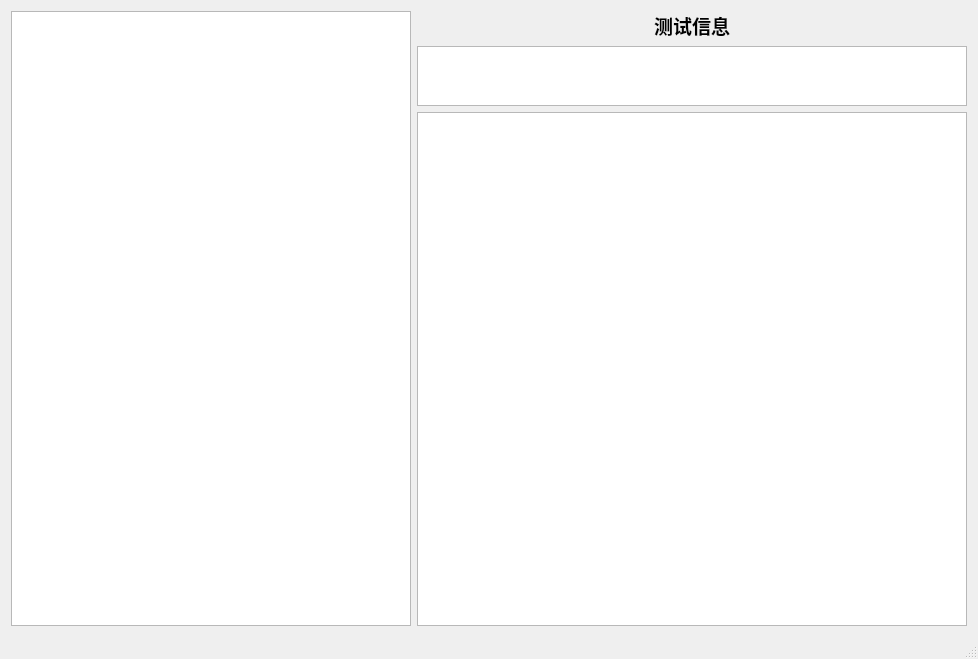
<?xml version="1.0" encoding="UTF-8"?>
<ui version="4.0">
 <class>MainWindow</class>
 <widget class="QMainWindow" name="MainWindow">
  <property name="geometry">
   <rect>
    <x>0</x>
    <y>0</y>
    <width>978</width>
    <height>659</height>
   </rect>
  </property>
  <property name="font">
   <font>
    <pointsize>9</pointsize>
   </font>
  </property>
  <property name="windowTitle">
   <string>LOONGSON Auto-test Tool</string>
  </property>
  <property name="windowIcon">
   <iconset resource="logo.qrc">
    <normaloff>:/image/logo.png</normaloff>
    <normalon>:/image/logo.png</normalon>
    <disabledoff>:/image/logo.png</disabledoff>
    <disabledon>:/image/logo.png</disabledon>
    <activeoff>:/image/logo.png</activeoff>
    <activeon>:/image/logo.png</activeon>
    <selectedoff>:/image/logo.png</selectedoff>
    <selectedon>:/image/logo.png</selectedon>:/image/logo.png</iconset>
  </property>
  <property name="iconSize">
   <size>
    <width>160</width>
    <height>90</height>
   </size>
  </property>
  <widget class="QWidget" name="centralWidget">
   <layout class="QGridLayout" name="gridLayout">
    <item row="0" column="0" rowspan="3">
     <widget class="QTreeView" name="treeView">
      <property name="minimumSize">
       <size>
        <width>200</width>
        <height>0</height>
       </size>
      </property>
      <property name="maximumSize">
       <size>
        <width>400</width>
        <height>16777215</height>
       </size>
      </property>
     </widget>
    </item>
    <item row="1" column="1">
     <widget class="QTextBrowser" name="configFilePathBrowser">
      <property name="maximumSize">
       <size>
        <width>16777215</width>
        <height>60</height>
       </size>
      </property>
      <property name="mouseTracking">
       <bool>true</bool>
      </property>
     </widget>
    </item>
    <item row="0" column="1">
     <widget class="QLabel" name="typeLabel">
      <property name="font">
       <font>
        <pointsize>14</pointsize>
        <weight>75</weight>
        <bold>true</bold>
       </font>
      </property>
      <property name="text">
       <string>测试信息</string>
      </property>
      <property name="alignment">
       <set>Qt::AlignCenter</set>
      </property>
     </widget>
    </item>
    <item row="2" column="1">
     <widget class="QTextEdit" name="configTextEdit"/>
    </item>
   </layout>
  </widget>
  <widget class="QMenuBar" name="menuBar">
   <property name="geometry">
    <rect>
     <x>0</x>
     <y>0</y>
     <width>978</width>
     <height>21</height>
    </rect>
   </property>
  </widget>
  <widget class="QStatusBar" name="statusBar"/>
  <action name="helpAction">
   <property name="text">
    <string>关于LOONGAT(&amp;A)</string>
   </property>
  </action>
  <action name="action_A">
   <property name="text">
    <string>查看帮助(&amp;A)</string>
   </property>
  </action>
  <action name="action_LOONGAT_A_2">
   <property name="text">
    <string>关于LOONGAT(&amp;A)</string>
   </property>
  </action>
 </widget>
 <layoutdefault spacing="6" margin="11"/>
 <resources>
  <include location="logo.qrc"/>
 </resources>
 <connections/>
</ui>
